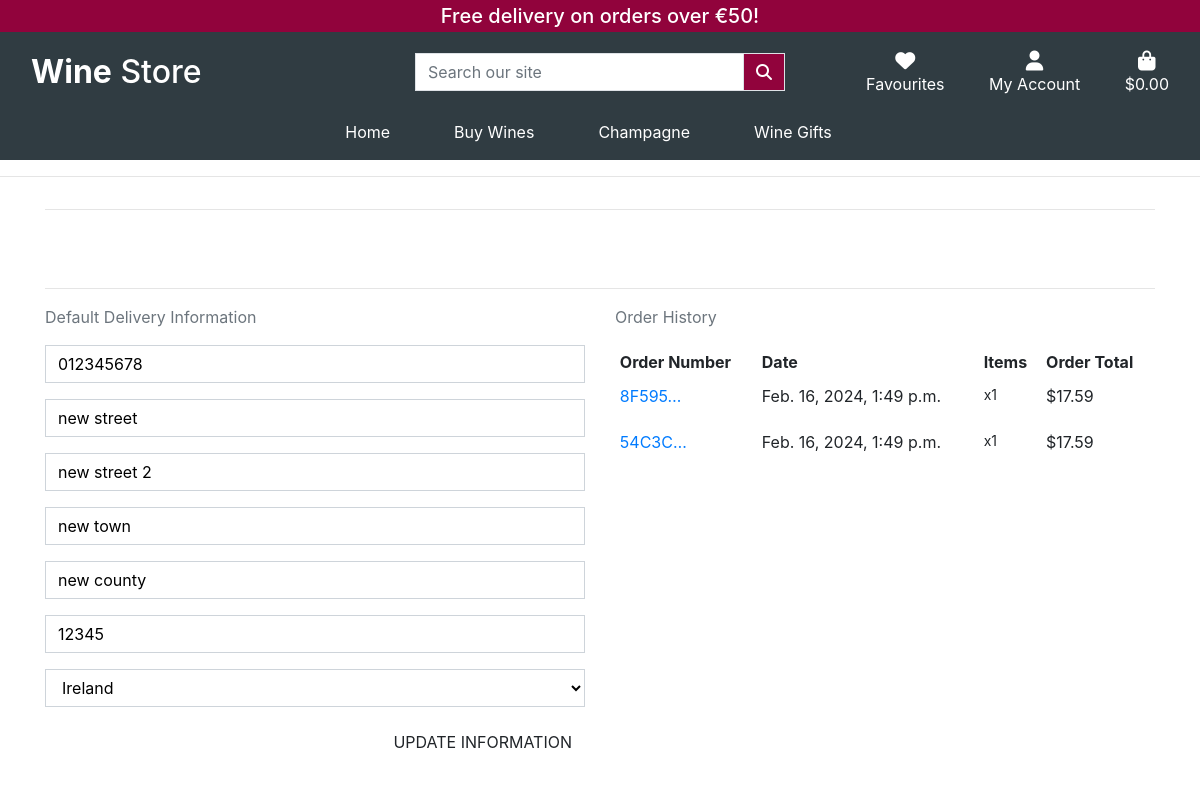
The app's page /profile/ (signed in), older data.
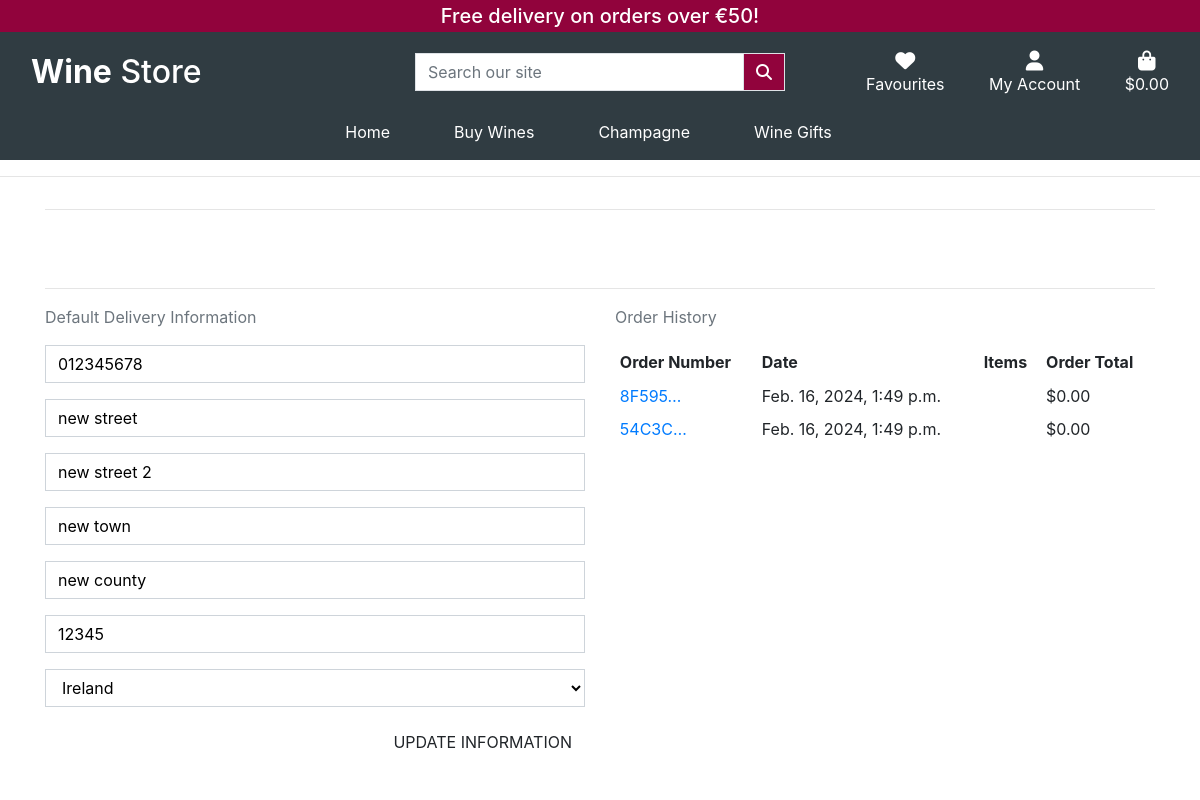
The same page, newer data.
### checkout/models.py (models this page shows, shortened)
class Order(models.Model):
    order_number = models.CharField(max_length=32, null=False, editable=False)
    user_profile = models.ForeignKey(UserProfile, on_delete=models.SET_NULL,
                                     null=True, blank=True,
                                     related_name='orders')
    full_name = models.CharField(max_length=50, null=False, blank=False)
    email = models.EmailField(max_length=254, null=False, blank=False)
    phone_number = models.CharField(max_length=20, null=False, blank=False)
    country = CountryField(blank_label='Country *', null=False, blank=False)
    postcode = models.CharField(max_length=20, null=True, blank=True)
    town_or_city = models.CharField(max_length=40, null=False, blank=False)
    street_address1 = models.CharField(max_length=80, null=False, blank=False)
    street_address2 = models.CharField(max_length=80, null=True, blank=True)
    county = models.CharField(max_length=80, null=True, blank=True)
    date = models.DateTimeField(auto_now_add=True)
    delivery_cost = models.DecimalField(max_digits=6, decimal_places=2,
                                        null=False, default=0)
    order_total = models.DecimalField(max_digits=10, decimal_places=2,
                                      null=False, default=0)
    grand_total = models.DecimalField(max_digits=10, decimal_places=2,
                                      null=False, default=0)
    original_bag = models.TextField(null=False, blank=False, default='')
    stripe_pid = models.CharField(max_length=254, null=False, blank=False,
                                  default='')

class OrderLineItem(models.Model):
    order = models.ForeignKey(Order, null=False, blank=False,
                              on_delete=models.CASCADE,
                              related_name='lineitems')
    product = models.ForeignKey(Product, null=False, blank=False,
                                on_delete=models.CASCADE)
    quantity = models.IntegerField(null=False, blank=False, default=0)
    lineitem_total = models.DecimalField(max_digits=6, decimal_places=2,
                                         null=False, blank=False,
                                         editable=False)

### profiles/views.py (the view)
# urls.py: path('', views.profile, name='profile'),
@login_required
def profile(request):
    profile = get_object_or_404(UserProfile, user = request.user)
    if request.method == 'POST':
        form = UserProfileForm(request.POST, instance=profile)
        if form.is_valid():
            form.save()
            messages.success(request, 'Profile updated successfully')
        else:
            messages.error(request,
                           ('Update failed. Please ensure '
                            'the form is valid.'))
    else:
        form = UserProfileForm(instance=profile)
    orders = profile.orders.all()
    template = 'profiles/profile.html'
    context = {
        'form': form,
        'orders': orders,
        'on_profile_page': True
    }
    return render(request, template, context)

### coupons/forms.py
class CouponForm(forms.Form):
    code = forms.CharField()

### profiles/templates/profiles/profile.html (shortened to what this page needs)
{% extends "base.html" %}
{% load static %}
{% load crispy_forms}
{% block extra_css %}
    <link rel="stylesheet" href="{% static 'profiles/css/profile.css' %}">
{% block content %}
    <div class="overlay"></div>
    <div class="container">
        <div class="row">
            <div class="col">
                <hr>
                <h2 class="logo-font mb-4">My profile</h2>
                <hr>
            </div>
        </div>
    <div class="row">
        <div class="col-12 col-lg-6">
            <p class = "text-muted">Default Delivery Information</p>
            <form class = "mt-3" action="{% url 'profile' %}" method = "POST" id="profile-update-form">
                {{ form|crispy }}
                <button class="btn btn-black rounded-0 text-uppercase float-right">Update Information</button>
            </form>
        </div>
    <div class="col-12 col-lg-6">
        <p class = "text-muted">Order History</p>
        <div class="order-history table-responsive">
            <table class="table table-sm table-borderless">
                <thead>
                    <tr>
                        <th>Order Number</th>
                        <th>Date</th>
                        <th>Items</th>
                        <th>Order Total</th>
                    </tr>
                </thead>
                <tbody>
                    {% for order in orders %}
                        <tr>
                            <td>
                                <a href="{% url 'order_history' order.order_number %}"
                                title="{{ order.order_number }}">
                                    {{ order.order_number|truncatechars:6 }}
                                </a>
                            </td>
                            <td>{{ order.date }}</td>
                            <td>
                                <ul class="list-unstyled">
                                    {% for item in order.lineitems.all %}
                                        <li class="small">
                                            {{ item.product.name }} x{{ item.quantity }}
                                        </li>
                                    {% endfor %}
                                </ul>
                            </td>
                            <td>${{ order.grand_total }}</td>
                        </tr>
                    {% endfor %}
                </tbody>
            </table>
        </div>
    </div>
    </div>
</div>
{% endblock %}

Row changes from the older to the newer data that the page shows:
removed OrderLineItem: quantity "1", shown under Order (number 1 of 2 on the later page)
removed OrderLineItem: quantity "1", shown under Order (number 2 of 2 on the later page)
changed Order (number 1 of 2 on the later page): grand_total "17.59" → "0.00"
changed Order (number 2 of 2 on the later page): grand_total "17.59" → "0.00"
